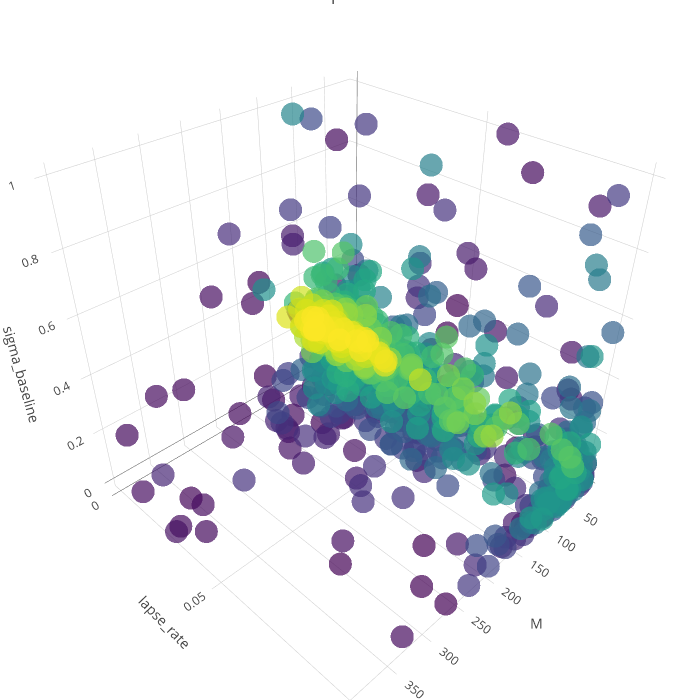

This figure's notebook cell:
### Code cell
# Filter the start of steps only
df_cmaes_traj = df_best_fits[df_best_fits['step'] < 1000]
# result_to_color = np.array(df_cmaes_traj['dist_nll92'])
result_to_color = np.array(df_cmaes_traj['step'])
# result_to_color = np.log(result_to_color)

text = ['> %s' % (x) for x in result_to_color]

trace1 = go.Scatter3d(
        x = df_cmaes_traj['M'],
        y = df_cmaes_traj['lapse_rate'],
        z = df_cmaes_traj['sigma_baseline'],
        text = text,
        mode = 'markers',
        marker = go.Marker(
            color = result_to_color,
            size = 8,
            colorscale='Viridis',
            opacity=0.7
        )
    )
data = [trace1]
layout = go.Layout(
    title='Landscape for NLL92',
    autosize=False,
    width=700,
    height=700,
    margin=dict(
        l=0,
        r=0,
        b=0,
        t=0),
    scene=go.Scene(
        xaxis=go.XAxis(
            title='M',
        ),
        yaxis=go.YAxis(
            title='lapse_rate',
        ),
        zaxis=go.ZAxis(
            title='sigma_baseline',
        )
    )
)
fig = go.Figure(data=data, layout=layout)
py.iplot(fig)

### Figure 1 — Plotly figure (JSON) as saved in the notebook; plotly's stock layout.template omitted (floating-point values rounded to 4 significant figures; data arrays with more than 128 entries replaced by an {"elided": "..."} marker saying what was removed)
{"data": [{"marker": {"color": {"elided": "916 int values"}, "colorscale": "Viridis", "opacity": 0.7, "size": 8}, "mode": "markers", "text": {"elided": "916 str values"}, "type": "scatter3d", "x": {"elided": "916 int values"}, "y": {"elided": "916 float values"}, "z": {"elided": "916 float values"}}], "layout": {"autosize": false, "height": 700, "margin": {"b": 0, "l": 0, "r": 0, "t": 0}, "scene": {"xaxis": {"title": "M"}, "yaxis": {"title": "lapse_rate"}, "zaxis": {"title": "sigma_baseline"}}, "title": "Landscape for NLL92", "width": 700}}
